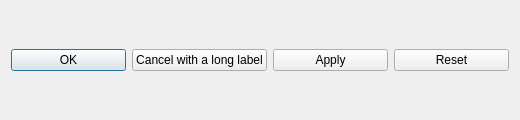
<?xml version="1.0" encoding="UTF-8"?>
<ui version="4.0">
 <class>BoxButtonsDialog</class>
 <widget class="QDialog" name="BoxButtonsDialog">
  <property name="geometry">
   <rect>
    <x>0</x>
    <y>0</y>
    <width>520</width>
    <height>120</height>
   </rect>
  </property>
  <property name="windowTitle">
   <string>Box buttons</string>
  </property>
  <layout class="QHBoxLayout" name="horizontalLayout">
   <item>
    <widget class="QPushButton" name="okButton">
     <property name="text">
      <string>OK</string>
     </property>
    </widget>
   </item>
   <item>
    <widget class="QPushButton" name="cancelButton">
     <property name="text">
      <string>Cancel with a long label</string>
     </property>
    </widget>
   </item>
   <item>
    <widget class="QPushButton" name="applyButton">
     <property name="text">
      <string>Apply</string>
     </property>
    </widget>
   </item>
   <item>
    <widget class="QPushButton" name="resetButton">
     <property name="text">
      <string>Reset</string>
     </property>
    </widget>
   </item>
  </layout>
 </widget>
</ui>
